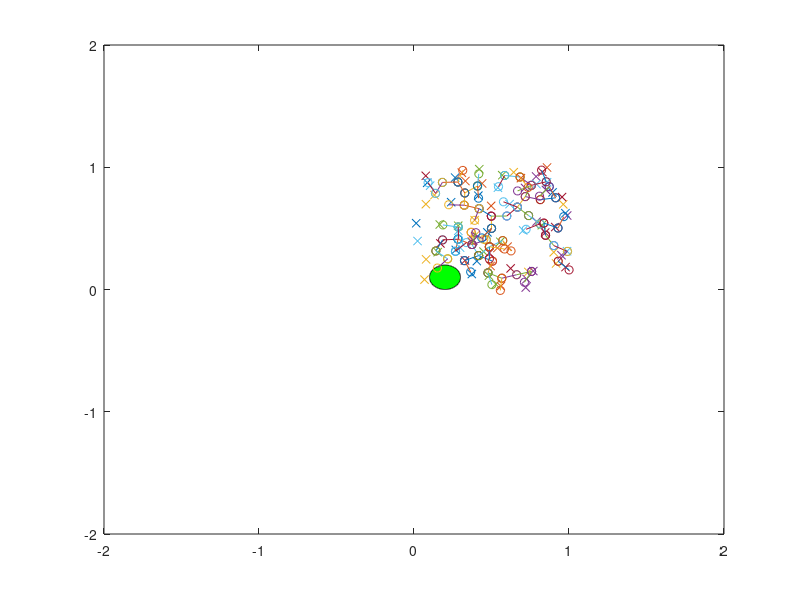

Recreate this plot in MATLAB.

clear;
clc;

k = [0.5, 0.5]; %Start point

lineSize = 0.1; %The length of the line connecting nodes
pointHistory(1,:) = k; %column vector that records all node points

%Creating the end goal circle------------------------------------------
goal = [0.2, 0.1];
radius = 0.1;

theta = 0:0.01:2*pi;

x_goal = radius *cos(theta) + 0.2;
y_goal = radius *sin(theta) + 0.1;

fill(x_goal,y_goal,'g');
hold on
%---------------------------------------------------------------
done = false; % start iteration with assumption that the goal has not been reached in the first iteration

i = 1; %iteration variable
while done == false
    
    q_rx = rand(1); % generating a random node
    q_ry = rand(1);
    
    q = [q_rx, q_ry]; % placing the (x,y) coordinates of the random node in a vector
    
    plot(q_rx,q_ry, "-x"); %plotting the random point ONLY FOR DEBUGGING PURPOSES
    hold on
    
    xlim([-2 2]) %setting the limits of the grid
    ylim([-2 2])
    
    
    if (i == 1) %takes care of first iteration
        
        v = q - k; %gets a vector pointing in the direction from start point K to random node q
        
        
        v_unit = v./norm(v); %creating a unit vector that points in the direction of v
        
        t = v_unit.*lineSize; %scaling the vector with the necessary length "linesize"
        newPoint = k + t; % creates a vector pointing from k to q with length "linesize"
        
        
        
        x = [k(1) newPoint(1)]; %storing the x coordinates of k and newpoint
        y = [k(2) newPoint(2)]; %storing the y coordinates of k and newpoint
        
        scatter(x,y); %plots the points of "x" and "y" as circles on the grid
        hold on %necessary for overlaying the points
        line(x,y) %creates a line connecting k and newpoint using the "x" and "y" vectors
        
        
        %   k = newPoint; might not be needed
        pointHistory(i+1,:) = newPoint; %inserts the new node coordinates into pointHistory
    end
    
    if (i > 1) %takes care of all other
        
        direction = q - pointHistory; %gets the directional vectors of all node points in "pointHistory" with respect to a new random node q
        
        for m = 1: length(direction) %for loop that calculates the magnitude of each directional vector in "direction" and stores it.
            distance(m,:) = norm(direction(m,:));
        end
        
        [a,b] = min(distance); %after for loop is complete, "a" stores the minimal value in the "distance" vector. "b" stores the index of the minimum value as it appears in the "distance" vector
        %since, "b" is the index of the minimum value and "pointHistory" shares the same indices as "distance", we have now located the nearest node.
        
        v = q - pointHistory(b,:); %gets a vector pointing in the direction from the nearest node to the new random q node
        v_unit = v./norm(v); %creating a unit vector that points in the direction of v
        
        t = v_unit.*lineSize; %scaling the vector with the necessary length "linesize"
        newPoint = pointHistory(b,:) + t; % creates a vector pointing from nearest node to q with length "linesize"
        
        
        
        x = [pointHistory(b,1) newPoint(1)]; %storing the x coordinates of nearest node and newpoint
        y = [pointHistory(b,2) newPoint(2)]; %storing the y coordinates of nearest node and newpoint
        
        scatter(x,y);  %plots the points of "x" and "y" as circles on the grid
        hold on %necessary for overlaying the points
        line(x,y) %creates a line connecting k and newpoint using the "x" and "y" vectors
        
        
        % k = newPoint;
        pointHistory(i+1,:) = newPoint; %inserts the new node coordinates into pointHistory
    end
    
    
    
    
    
    if (inpolygon(pointHistory(i+1,1), pointHistory(i+1,2), x_goal, y_goal)) %checks if the new node lies within the goal
        done = true; %goal is reached, breaks while loop
    end
    
    i = i+1;
    
    
    
    
    
end



